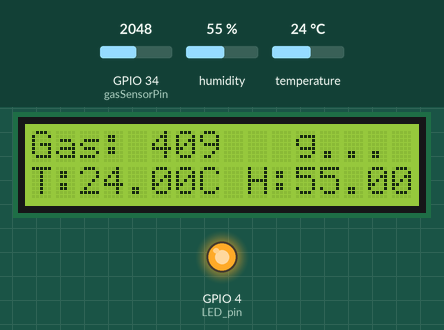
The sketch below on a simulated ESP32. Shown: 16×2 character LCD, output pins drawn as LEDs (lit = HIGH). The test bench sets the inputs (shaded band); at power-on: humidity 55 %, GPIO 34 (gasSensorPin) = 2048, temperature 24 °C. WiFi joins after 1.5 s; servers stay silent unless stated.

Above: at 5.0 s.
5.1 s: humidity set to 22 %
At 7.3 s:
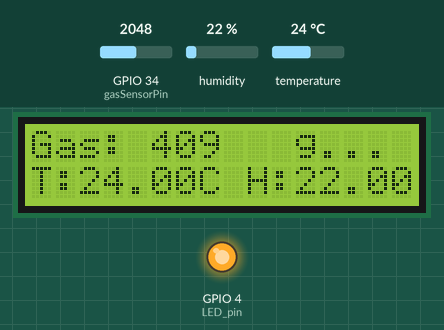
7.8 s: GPIO 34 (gasSensorPin) set to 1960
At 8.3 s:
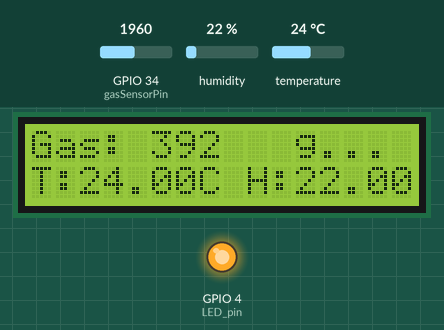
10.5 s: temperature set to 12 °C
At 12.7 s:
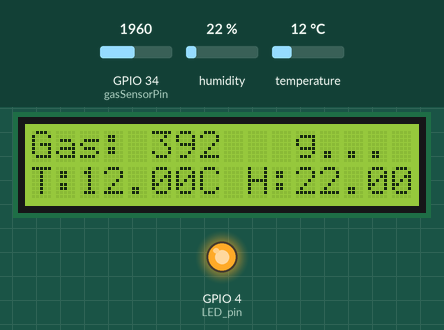
13.6 s: GPIO 34 (gasSensorPin) set to 2040
At 14.8 s:
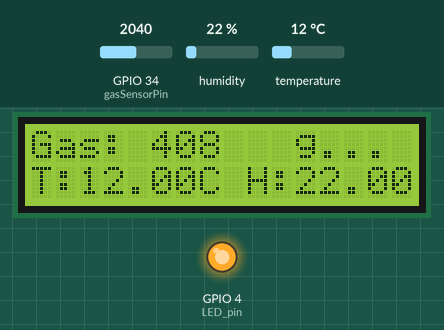
16.3 s: humidity set to 40 %
At 19.2 s:
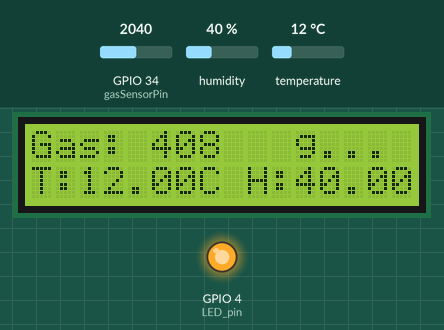
19.7 s: GPIO 34 (gasSensorPin) set to 2047
Timing chart, 0 to 22.7 s (numbered marks = the images above; inputs shaded):
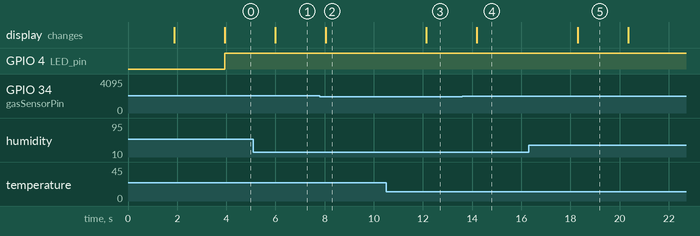

Measured:
- after the input at 5.1 s, the display: changes after 0.89 s (image 1)
- after the input at 7.8 s, the display: changes after 0.24 s (image 2)
- after the input at 10.5 s, the display: changes after 1.6 s (image 3)
- after the input at 13.6 s, the display: changes after 0.59 s (image 4)
- after the input at 16.3 s, the display: changes after 2.0 s (image 5)

The sketch:

home_automation.ino
```cpp
#define BLYNK_PRINT Serial

// Blynk device details
#define BLYNK_TEMPLATE_ID "TMPLxxxxxxx"
#define BLYNK_TEMPLATE_NAME "Home Automation"
#define BLYNK_AUTH_TOKEN "YOUR_BLYNK_AUTH_TOKEN"

#include <Wire.h>
#include <LiquidCrystal_I2C.h>
#include <DHT.h>
#include <BlynkSimpleEsp32.h>
#include <WiFi.h>
#include <WiFiClient.h>

// WiFi credentials
char ssid[] = "YOUR_WIFI_SSID";
char pass[] = "YOUR_WIFI_PASSWORD";

// Initialize LCD
LiquidCrystal_I2C lcd(0x27, 16, 2);

// Sensor pins
const int gasSensorPin = 34; // MQ-2 gas sensor (analog)
const int dhtPin = 33;       // DHT11 sensor (digital)

// DHT setup
#define DHTTYPE DHT11
DHT dht(dhtPin, DHTTYPE);

void setup() {
  Serial.begin(9600);

  // Start Blynk
  Blynk.begin(BLYNK_AUTH_TOKEN, ssid, pass);

  // LCD setup
  lcd.init();
  lcd.backlight();
  lcd.clear();
  lcd.setCursor(0, 0);
  lcd.print("Initializing...");

  // Pin modes
  pinMode(gasSensorPin, INPUT);
  pinMode(dhtPin, INPUT);
  pinMode(4, OUTPUT); // LED pin

  // Start DHT
  dht.begin();

  delay(2000); // sensor stabilization
}

void loop() {
  Blynk.run();

  // Read gas value
  int gasValue = analogRead(gasSensorPin) / 5;
  Blynk.virtualWrite(V0, gasValue);

  // Read temperature and humidity
  float temperature = dht.readTemperature();
  float humidity = dht.readHumidity();

  // Gas alert
  if (gasValue > 2000) {
    Blynk.logEvent("gas_detected", "Gas alert!");
  }

  // LCD display
  lcd.setCursor(0, 0);
  lcd.print("Gas: ");
  lcd.print(gasValue);
  lcd.print("   ");

  lcd.setCursor(0, 1);
  lcd.print("T:");
  lcd.print(temperature);
  lcd.print("C H:");
  lcd.print(humidity);
  lcd.print("%");

  // LED ON
  digitalWrite(4, HIGH);

  delay(2000);
}
```
